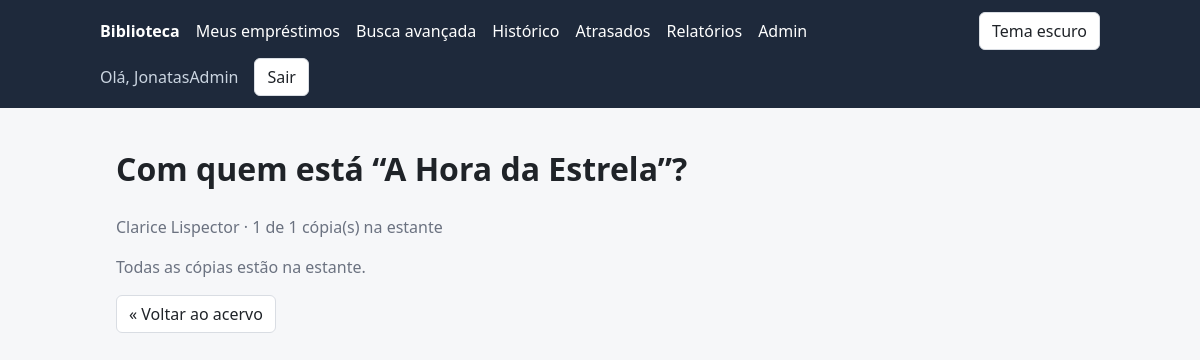
The app's page /equipe/livros/11/leitores/ (signed in) with its own data.
### catalog/models.py (models this page shows, shortened)
class Book(models.Model):
    title = models.CharField("Título", max_length=255)  # texto curto, até 255 caracteres
    author = models.CharField("Autor(a)", max_length=255)
    isbn = models.CharField("ISBN", max_length=13, unique=True)  # unique: o banco não aceita ISBN repetido
    copies_total = models.PositiveIntegerField("Cópias totais", default=1)  # inteiro >= 0; vale 1 se ninguém informar
    image = models.ImageField("Capa", upload_to="book_covers/", blank=True, null=True)
    category = models.ForeignKey(
        Category,
        on_delete=models.SET_NULL,
        null=True,
        blank=True,
        related_name="books",  # permite fazer categoria.books.all()
        verbose_name="Categoria",
    )
    language = models.CharField("Idioma", max_length=50, blank=True)
    publisher = models.CharField("Editora", max_length=150, blank=True)
    edition_year = models.PositiveSmallIntegerField("Ano de edição", null=True, blank=True)
    created_at = models.DateTimeField("Cadastrado em", auto_now_add=True)  # preenchido sozinho na criação
    class Meta:
        ordering = ["title"]  # ordem padrão das consultas: alfabética pelo título
        verbose_name = "Livro"  # nome no singular, usado pelo Admin
        verbose_name_plural = "Livros"  # nome no plural, usado pelo Admin
    @property
    def copies_available(self):
        active_loans = self.loans.filter(returned_at__isnull=True).count()
        return max(self.copies_total - active_loans, 0)

### catalog/views.py (the view)
# urls.py: path("equipe/livros/<int:book_id>/leitores/", views.book_borrowers, name="book_borrowers"),
@staff_required
def book_borrowers(request, book_id):
    book = get_object_or_404(Book, pk=book_id)
    loans = book.loans.filter(returned_at__isnull=True).select_related("user")
    return render(request, "catalog/book_borrowers.html", {"book": book, "loans": loans})

### catalog/views.py (called while the page is built)
def staff_required(view):
    @wraps(view)  # mantém o nome e a documentação da view original
    @login_required  # primeiro exige login
    def wrapper(request, *args, **kwargs):
        if not request.user.is_staff:
            raise PermissionDenied
        return view(request, *args, **kwargs)
    return wrapper  # a função "embrulhada" passa a ocupar o lugar da view

### templates/catalog/book_borrowers.html (shortened to what this page needs)
{% extends "base.html" %}
{% block content %}
  <h1>Com quem está “{{ book.title }}”?</h1>
  <p class="muted">{{ book.author }} · {{ book.copies_available }} de {{ book.copies_total }} cópia(s) na estante</p>
  {% if loans %}
    <div class="table-wrap">
      <table>
        <thead>
          <tr>
            <th>Leitor(a)</th>
            <th>Desde</th>
            <th>Devolver até</th>
            <th>Situação</th>
          </tr>
        </thead>
        <tbody>
          {% for loan in loans %}
            <tr>
              <td>{{ loan.user.username }}</td>
              <td>{{ loan.borrowed_at|date:"d/m/Y" }}</td>
              <td>{{ loan.due_date|date:"d/m/Y" }}</td>
              <td>
                {% if loan.is_overdue %}
                  <strong class="danger">Atrasado</strong>
                {% else %}
                  <span class="success">Em dia</span>
                {% endif %}
              </td>
            </tr>
          {% endfor %}
        </tbody>
      </table>
    </div>
  {% else %}
    <p class="muted">Todas as cópias estão na estante.</p>
  {% endif %}
  <p><a class="btn" href="{% url 'catalog:book_list' %}">« Voltar ao acervo</a></p>
{% endblock %}

### templates/base.html (shortened to what this page needs)
<!DOCTYPE html>
<html lang="pt-br">
<head>
</head>
<body>
  <header>
    <nav>
      <a href="{% url 'catalog:book_list' %}"><strong>Biblioteca</strong></a>
      {% if user.is_authenticated %}
        <a href="{% url 'catalog:my_loans' %}">Meus empréstimos</a>
        <a href="{% url 'catalog:advanced_search' %}">Busca avançada</a>
        <a href="{% url 'catalog:search_history' %}">Histórico</a>
        {% if user.is_staff %}
          <a href="{% url 'catalog:overdue_loans' %}">Atrasados</a>
          <a href="{% url 'catalog:reports_index' %}">Relatórios</a>
          <a href="{% url 'admin:index' %}">Admin</a>
        {% endif %}
      {% endif %}
      <button id="theme-toggle" class="btn" type="button">Tema escuro</button>
      {% if user.is_authenticated %}
        <span class="user">Olá, {{ user.username }}</span>
        <form class="inline" method="post" action="{% url 'logout' %}">
          <button class="btn" type="submit">Sair</button>
        </form>
      {% else %}
        <a href="{% url 'login' %}">Entrar</a>
      {% endif %}
    </nav>
  </header>
  <main>
    {% block content %}{% endblock %}
  </main>
</body>
</html>

### templates/base.html (style rules this page uses)
:root { --bg: #f6f7f9; --card: #ffffff; --text: #1f2328; --muted: #6b7280; --border: #d9dde3; --primary: #2f5bd3; --header: #1e293b; --danger: #b42318; --success: #067647; --warning: #b54708; }
* { box-sizing: border-box; }
body { margin: 0; font-family: system-ui, Arial, sans-serif; background: var(--bg); color: var(--text); line-height: 1.5; }
a { color: var(--primary); }
header { background: var(--header); padding: 12px 16px; }
nav { max-width: 1000px; margin: 0 auto; display: flex; flex-wrap: wrap; gap: 8px 16px; align-items: center; }
nav a { color: #fff; text-decoration: none; }
nav .user { color: #cbd5e1; }
main { max-width: 1000px; margin: 0 auto; padding: 16px; }
.muted { color: var(--muted); }
.btn { display: inline-block; padding: 6px 12px; border: 1px solid var(--border); border-radius: 6px; background: var(--card); color: var(--text); cursor: pointer; font: inherit; text-decoration: none; }
form.inline { display: inline; }

### records on screen
Book: title "A Hora da Estrela", author "Clarice Lispector", copies_available "1", copies_total "1"

### other values on screen
{{ user.username }} "JonatasAdmin"
